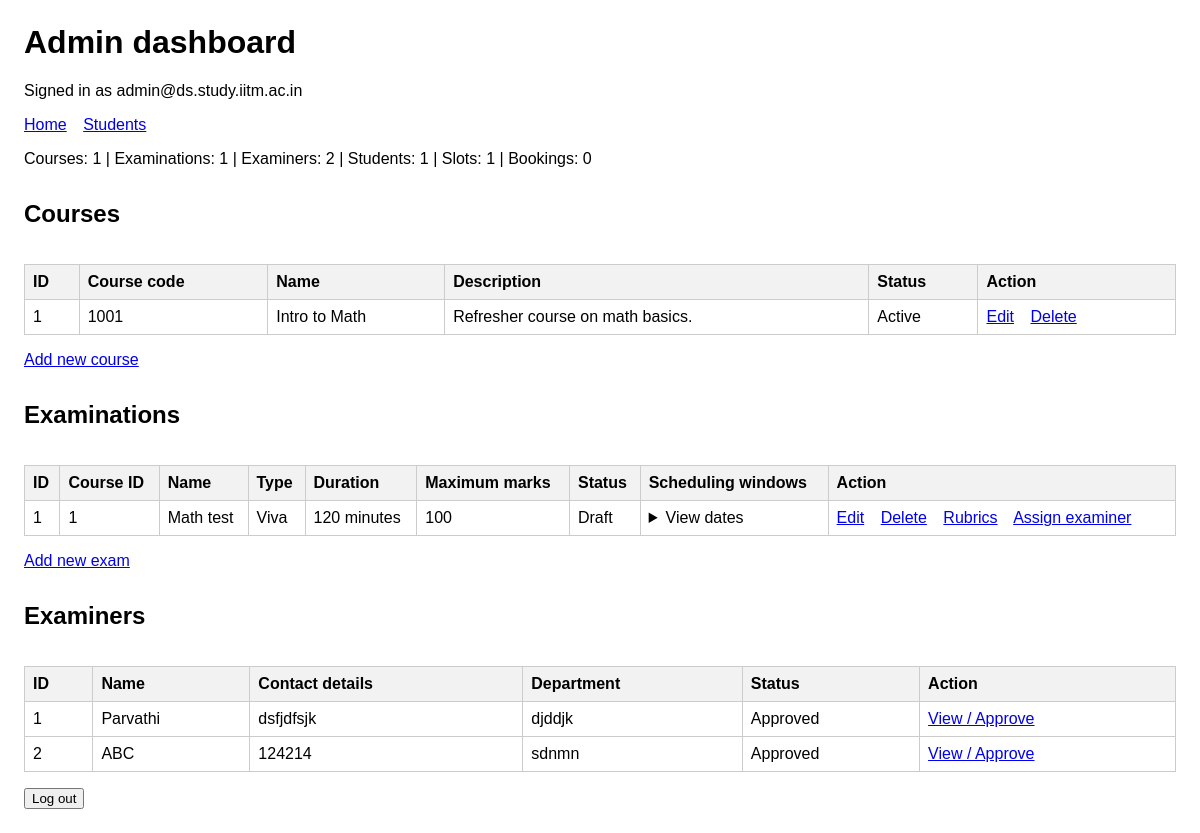
The page /admin/dashboard (signed in) on the database its author committed.
### tables this page shows
CREATE TABLE users (
            user_id INTEGER PRIMARY KEY,

            email TEXT NOT NULL UNIQUE
                CHECK (length(trim(email)) > 0),

            password_hash TEXT NOT NULL
                CHECK (length(password_hash) > 0),

            role TEXT NOT NULL
                CHECK (role IN ('Admin', 'Examiner', 'Student'))
        );

CREATE TABLE course (
            course_id INTEGER PRIMARY KEY,

            course_code INTEGER NOT NULL
                CHECK (
                    typeof(course_code) = 'integer'
                    AND course_code BETWEEN 1000 AND 9999
                ),

            course_name TEXT NOT NULL
                CHECK (
                    length(trim(course_name)) > 0
                    AND course_name NOT GLOB '*[^A-Za-z0-9 ]*'
                ),

            description TEXT
                CHECK (length(description) <= 200),

            status TEXT
                CHECK (length(status) <= 20)
        );

CREATE TABLE examination (
            exam_id INTEGER PRIMARY KEY,

            course_id INTEGER NOT NULL
                REFERENCES course(course_id),

            exam_name TEXT NOT NULL
                CHECK (length(trim(exam_name)) > 0),

            exam_type TEXT NOT NULL
                CHECK (
                    exam_type IN ('Viva', 'Practical', 'Project Demo', 'Assessment')
                ),

            duration INTEGER NOT NULL
                CHECK (
                    typeof(duration) = 'integer'
                    AND duration >= 0
                ),

            max_marks INTEGER NOT NULL
                CHECK (
                    typeof(max_marks) = 'integer'
                    AND max_marks >= 0
                ),

            slot_creation_start_date TEXT
                CHECK (
                    length(slot_creation_start_date) = 10
                    AND date(slot_creation_start_date, '+0 days')
                        IS slot_creation_start_date
                ),

            slot_creation_end_date TEXT
                CHECK (
                    length(slot_creation_end_date) = 10
                    AND date(slot_creation_end_date, '+0 days')
                        IS slot_creation_end_date
                ),

            slot_booking_start_date TEXT
                CHECK (
                    length(slot_booking_start_date) = 10
                    AND date(slot_booking_start_date, '+0 days')
                        IS slot_booking_start_date
                ),

            slot_booking_end_date TEXT
                CHECK (
                    length(slot_booking_end_date) = 10
                    AND date(slot_booking_end_date, '+0 days')
                        IS slot_booking_end_date
                ),

            status TEXT
                CHECK (length(status) <= 200),

            CHECK (
                slot_creation_end_date > slot_creation_start_date
            ),

            CHECK (
                slot_booking_end_date > slot_booking_start_date
            )
        );

CREATE TABLE examiner_profile (
            examiner_id INTEGER PRIMARY KEY,

            user_id INTEGER NOT NULL
                REFERENCES users(user_id),

            name TEXT NOT NULL
                CHECK (length(trim(name)) BETWEEN 1 AND 150),

            contact_details TEXT,

            department TEXT
                CHECK (length(department) <= 100),

            status TEXT
                CHECK (length(status) <= 200)
        );

### app.py (the view)
@app.route("/admin/dashboard")
@require_role("Admin")
def admin_dashboard():
    section = request.args.get("section", "all")
    if section not in ("all", "courses", "examinations", "examiners"):
        abort(400)
    with closing(sqlite3.connect(database_path)) as database:
        database.row_factory = sqlite3.Row
        courses = database.execute(
            "SELECT * FROM course ORDER BY course_id"
        ).fetchall()
        examinations = database.execute(
            "SELECT * FROM examination ORDER BY exam_id"
        ).fetchall()
        examiners = database.execute(
            "SELECT * FROM examiner_profile ORDER BY examiner_id"
        ).fetchall()
        slots = database.execute(
            """
            SELECT
                slot_id,
                exam_id,
                slot_date,
                start_time,
                end_time,
                examiner_id
            FROM examination_slot
            ORDER BY exam_id, slot_date, start_time
            """
        ).fetchall()
        totals = {
            "courses": len(courses),
            "examinations": len(examinations),
            "examiners": len(examiners),
            "students": database.execute(
                "SELECT COUNT(*) FROM student"
            ).fetchone()[0],
            "slots": database.execute(
                "SELECT COUNT(*) FROM examination_slot"
            ).fetchone()[0],
            "bookings": database.execute(
                "SELECT COUNT(*) FROM booking"
            ).fetchone()[0]
        }
    return render_template(
        "admin_dashboard.html",
        courses=courses,
        examinations=examinations,
        examiners=examiners,
        totals=totals,
        section=section,
        slots=slots
    )

### app.py (called while the page is built, shortened)
def account_is_enabled(database, user):
    if user["role"] == "Admin":
        return True

@app.before_request
def load_logged_in_user():
    g.user = None
    user_id = session.get("user_id")
    if user_id is None:
        return
    with closing(sqlite3.connect(database_path)) as database:
        database.row_factory = sqlite3.Row
        user = database.execute(
            "SELECT * FROM users WHERE user_id = ?",
            (user_id,)
        ).fetchone()
        if user is None or not account_is_enabled(database, user):
            session.clear()
            return
        g.user = user

def require_role(*allowed_roles):
    def decorate(view_function):
        @wraps(view_function)
        def wrapped_view(*args, **kwargs):
            if g.user is None:
                return redirect(url_for("home"))
            if g.user["role"] not in allowed_roles:
                abort(403)
            return view_function(*args, **kwargs)
        return wrapped_view
    return decorate

### templates/admin_dashboard.html (shortened to what this page needs)
<!doctype html>
<html lang="en">
<head>
</head>
<body>
    <h1>Admin dashboard</h1>
    <p>Signed in as {{ g.user['email'] }}</p>
    <nav>
        <a href="{{ url_for('admin_dashboard') }}">Home</a>
        <a href="{{ url_for('registered_students') }}">Students</a>
    </nav>
    <p>
        Courses: {{ totals['courses'] }} |
        Examinations: {{ totals['examinations'] }} |
        Examiners: {{ totals['examiners'] }} |
        Students: {{ totals['students'] }} |
        Slots: {{ totals['slots'] }} |
        Bookings: {{ totals['bookings'] }}
    </p>
    <section id="courses">
        <h2>Courses</h2>
        <div class="table-container">
            <table>
                <thead>
                    <tr>
                        <th>ID</th>
                        <th>Course code</th>
                        <th>Name</th>
                        <th>Description</th>
                        <th>Status</th>
                        <th>Action</th>
                    </tr>
                </thead>
                <tbody>
                    {% for course in courses %}
                        <tr>
                            <td>{{ course['course_id'] }}</td>
                            <td>{{ course['course_code'] }}</td>
                            <td>{{ course['course_name'] }}</td>
                            <td>{{ course['description'] or '' }}</td>
                            <td>{{ course['status'] }}</td>
                            <td class="actions">
                                <a href="{{ url_for(
                                    'add_course',
                                    course_id=course['course_id']
                                ) }}">Edit</a>
                                <a href="{{ url_for(
                                    'add_course',
                                    course_id=course['course_id'],
                                    mode='delete'
                                ) }}">Delete</a>
                            </td>
                        </tr>
                    {% else %}
                        <tr><td colspan="6">No courses yet.</td></tr>
                    {% endfor %}
                </tbody>
            </table>
        </div>
        <a href="{{ url_for('add_course') }}">Add new course</a>
    </section>
    <section id="examinations">
        <h2>Examinations</h2>
        <div class="table-container">
            <table>
                <thead>
                    <tr>
                        <th>ID</th>
                        <th>Course ID</th>
                        <th>Name</th>
                        <th>Type</th>
                        <th>Duration</th>
                        <th>Maximum marks</th>
                        <th>Status</th>
                        <th>Scheduling windows</th>
                        <th>Action</th>
                    </tr>
                </thead>
                <tbody>
                    {% for exam in examinations %}
                        <tr>
                            <td>{{ exam['exam_id'] }}</td>
                            <td>{{ exam['course_id'] }}</td>
                            <td>{{ exam['exam_name'] }}</td>
                            <td>{{ exam['exam_type'] }}</td>
                            <td>{{ exam['duration'] }} minutes</td>
                            <td>{{ exam['max_marks'] }}</td>
                            <td>{{ exam['status'] }}</td>
                            <td>
                                <details>
                                    <summary>View dates</summary>
                                </details>
                            </td>
                            <td class="actions">
                                <a href="{{ url_for(
                                    'examination_form',
                                    exam_id=exam['exam_id']
                                ) }}">Edit</a>
                                <a href="{{ url_for(
                                    'examination_form',
                                    exam_id=exam['exam_id'],
                                    mode='delete'
                                ) }}">Delete</a>
                                <a href="{{ url_for(
                                    'admin_rubrics',
                                    exam_id=exam['exam_id']
                                ) }}">Rubrics</a>
                                <a href="{{ url_for(
                                    'assign_examiner',
                                    exam_id=exam['exam_id']
                                ) }}">
                                    Assign examiner
                                </a>
                            </td>
                        </tr>
                    {% else %}
                        <tr><td colspan="9">No examinations yet.</td></tr>
                    {% endfor %}
                </tbody>
            </table>
        </div>
        <a href="{{ url_for('examination_form') }}">Add new exam</a>
    </section>
    <section id="examiners">
        <h2>Examiners</h2>
        <div class="table-container">
            <table>
                <thead>
                    <tr>
                        <th>ID</th>
                        <th>Name</th>
                        <th>Contact details</th>
                        <th>Department</th>
                        <th>Status</th>
                        <th>Action</th>
                    </tr>
                </thead>
                <tbody>
                    {% for examiner in examiners %}
                        <tr>
                            <td>{{ examiner['examiner_id'] }}</td>
                            <td>{{ examiner['name'] }}</td>
                            <td>{{ examiner['contact_details'] or '' }}</td>
                            <td>{{ examiner['department'] or '' }}</td>
                            <td>{{ examiner['status'] }}</td>
                            <td>
                                <a href="{{ url_for(
                                    'review_examiner',
                                    examiner_id=examiner['examiner_id']
                                ) }}">
                                    View / Approve
                                </a>
                            </td>
                        </tr>
                    {% else %}
                        <tr><td colspan="6">No examiners yet.</td></tr>
                    {% endfor %}
                </tbody>
            </table>
        </div>
    </section>
    <form method="post" action="{{ url_for('logout') }}">
        <button type="submit">Log out</button>
    </form>
</body>
</html>

### templates/admin_dashboard.html (style rules this page uses)
body { font-family: Arial, sans-serif; margin: 24px; }
nav a, .actions a { margin-right: 12px; }
table { border-collapse: collapse; width: 100%; margin: 16px 0; }
th, td { border: 1px solid #ccc; padding: 8px; text-align: left; vertical-align: top; }
th { background: #f2f2f2; }
section { margin-top: 32px; }
.table-container { overflow-x: auto; }

### rows shown on the page
users: user.email "admin@ds.study.iitm.ac.in"
course: course_id "1", course_code "1001", course_name "Intro to Math", description "Refresher course on math basics.", status "Active"
examination: exam_id "1", course_id "1", exam_name "Math test", exam_type "Viva", duration "120", max_marks "100", status "Draft"
examiner_profile: examiner_id "1", name "Parvathi", contact_details "dsfjdfsjk", department "djddjk", status "Approved"
examiner_profile: examiner_id "2", name "ABC", contact_details "124214", department "sdnmn", status "Approved"

### other values the page prints
{{ totals['courses'] }} "1"
{{ totals['examinations'] }} "1"
{{ totals['examiners'] }} "2"
{{ totals['students'] }} "1"
{{ totals['slots'] }} "1"
{{ totals['bookings'] }} "0"
